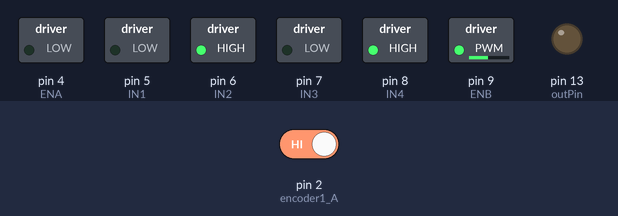
Bench run of a sketch on a simulated Arduino Uno, built with avr-gcc and run on an emulated ATmega328P. Shown: switched loads named in the sketch (green lamp = pin HIGH), output pins drawn as LEDs (lit = HIGH). Inputs (shaded band) come from the test bench; at power-on: pin 2 (encoder1_A) HIGH. What the sketch prints to the serial monitor is not drawn.

Above: at 0.1 s.
Timing chart, 0 to 1.6 s (numbered marks = the images above):
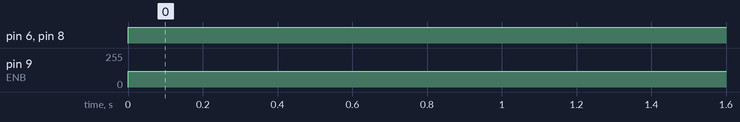

Measured:
- by itself, pin 6 (IN2), pin 8 (IN4): LOW → HIGH at 0.00 s
- by itself, pin 9 (ENB): 0/255 → 120/255 at 0.00 s

The sketch:

20230918.ino
```cpp
#include <MsTimer2.h>

#define wheel_track  0.15  //m 단위로 구할 것
#define RAD2DEG(x) ( x*180.0 / 3.14159 )
#define DEG2RAD(x) ( x*3.14159 / 180.0 )


const byte outPin = 13; // Output pin: digital pin 13(D13)
//const byte interruptPin1 = 2; // Interrupt pin: D2
//const byte interruptPin2 = 3; // Interrupt pin: D2
const byte encoder1_A = 2; // Interrupt pin: D2
const byte encoder1_B = 3; // Interrupt pin: D2
const byte encoder2_A = 18; // Interrupt pin: D2
const byte encoder2_B = 19; // Interrupt pin: D2

const byte resetPin = 5;
volatile byte state = 0;
unsigned long cnt1 = 0; // 추가
unsigned long cnt2 = 0; // 추가
unsigned long cnt1_old = 0; // 추가
unsigned long cnt2_old = 0; // 추가

///모터 회전///
#define ENA 4
#define IN1 5
#define IN2 6
#define IN3 7
#define IN4 8
#define ENB 9

//long cnt1 = 0; // 추가
//long cnt2 = 0; // 추가

const double pulse_to_distance_left = 0.2 / 512;
const double pulse_to_distance_right = 0.2 / 961;


const double odom_left  = 0;
const double odom_right = 0;

double yaw=0.0;
double yaw_degree=0.0;

//모든 좌표계의 표준은 RAD
struct Pose2D
{
  double x;
  double y;
  double theta;
} my_odom;

double heading(double x, double y)
{
  double head = atan2(y, x); // slope Y, Slope X
  return head;
}


void msTimer2_ISR()
{
  char msg[100] = {0x00,};
  double odom_left_delta     = 0.0;
  double odom_right_delta    = 0.0;
  double odom_center_delta   = 0.0;
  long   delta_encoder_left  = 0;
  long   delta_encoder_right = 0;
  double theta_delta         = 0.0;
  double theta_delta_degree  = 0.0;

  delta_encoder_left  = cnt1 - cnt1_old;
  delta_encoder_right = cnt2 - cnt2_old;

  //delta_encoder_left  = 100;
  //delta_encoder_right = -100;

  //sprintf(msg,"encoder delta : [%3d %3d]", delta_encoder_left, delta_encoder_right);
  //Serial.println(msg);
  Serial.print("delta_encoder_left = ");  Serial.print( delta_encoder_left);    Serial.print("    ");
  Serial.print("delta_encoder_right = "); Serial.println( delta_encoder_right); Serial.print("    ");

  odom_left_delta   = delta_encoder_left  * pulse_to_distance_left;
  odom_right_delta  = delta_encoder_right * pulse_to_distance_right;
  odom_center_delta = (odom_left_delta   + odom_right_delta) * 0.5;

  Serial.print("odom_left_delta = ");     Serial.print(odom_left_delta);        Serial.print("    ");
  Serial.print("odom_right_delta = ");    Serial.println(odom_right_delta);     Serial.print("    ");

  theta_delta = heading(wheel_track, (odom_right_delta - odom_left_delta));
  Serial.print("delta theta raidan : ");  Serial.println(theta_delta);
  yaw           += theta_delta;
  theta_delta_degree = RAD2DEG(theta_delta);
  Serial.print("delta theta degree : ");  Serial.println(theta_delta_degree);   Serial.println("");
  yaw_degree    += theta_delta_degree;
  Serial.print("yaw degree :");           Serial.println(yaw_degree);           Serial.println("");

  my_odom.x     +=  odom_center_delta * sin(theta_delta);
  my_odom.y     +=  odom_center_delta * cos(theta_delta);
  my_odom.theta +=  theta_delta;

  Serial.print("odom  : ");
  Serial.print(my_odom.x);Serial.print("   ");
  Serial.print(my_odom.y);Serial.print("   ");
  Serial.println(my_odom.theta);

  /*Serial.print("delta_encoder_left = "); Serial.print( delta_encoder_left); Serial.print("    ");
  Serial.print("delta_encoder_right = "); Serial.println( delta_encoder_right); Serial.print("    ");

  Serial.print("odom_left_delta = "); Serial.print(odom_left_delta); Serial.print("    ");
  Serial.print("odom_right_delta = "); Serial.println(odom_right_delta); Serial.print("    ");

  Serial.print("wheel_track = ");  Serial.println(wheel_track); Serial.print("    ");

  Serial.print("theta_delta = "); Serial.println(theta_delta); Serial.print("    ");

  theta_delta_degree = DEG2RAD(theta_delta);
  Serial.print("theta_delta_degree = "); Serial.println(theta_delta_degree); Serial.print("    ");*/
  cnt1_old = cnt1;
  cnt2_old = cnt2;
}
void setup()
{
  pinMode(outPin, OUTPUT); // Output mode
  //  pinMode(interruptPin1, INPUT_PULLUP); // Input mode, pull-up
  //  pinMode(interruptPin2, INPUT_PULLUP); // Input mode, pull-up
  pinMode(encoder1_A, INPUT_PULLUP);
  pinMode(encoder1_B, INPUT_PULLUP);
  pinMode(encoder2_A, INPUT_PULLUP);
  pinMode(encoder2_B, INPUT_PULLUP);
  pinMode(resetPin, INPUT);
  //  attachInterrupt(digitalPinToInterrupt(interruptPin1), intfunc1, RISING); // Enable interrupt
  //  attachInterrupt(digitalPinToInterrupt(interruptPin2), intfunc2, RISING); // Enable interrupt
  attachInterrupt(digitalPinToInterrupt(encoder1_A), intfunc1, RISING); // Enable interrupt
  attachInterrupt(digitalPinToInterrupt(encoder2_A), intfunc2, RISING); // Enable interrupt

  my_odom.x = 0;  my_odom.y = 0;  my_odom.theta = 0;

  pinMode (ENA, OUTPUT);
  pinMode (IN1, OUTPUT);
  pinMode (IN2, OUTPUT);

  pinMode (IN3, OUTPUT);
  pinMode (IN4, OUTPUT);
  pinMode (ENB, OUTPUT);

  Serial.begin(115200);
  MsTimer2::set(100,msTimer2_ISR);
  MsTimer2::start();
}
void motor_R_control(int motor_speed_R) // 모터 A의 속도(speed)제어
{
  if (motor_speed_R >= 0)
  {
    digitalWrite(IN3, LOW);         //모터의 방향 제어
    digitalWrite(IN4, HIGH);
    if (motor_speed_R >= 255) motor_speed_R = 255;
    analogWrite(ENB, motor_speed_R); //모터의 속도 제어
  }
  else
  {
    digitalWrite(IN3, HIGH);
    digitalWrite(IN4, LOW);
    if (motor_speed_R <= -255) motor_speed_R = -255;
    analogWrite(ENB, -motor_speed_R);
  }
}


void motor_L_control(int motor_speed_L) // 모터 A의 속도(speed)제어
{
  if (motor_speed_L >= 0)
  {
    digitalWrite(IN1, LOW);         //모터의 방향 제어
    digitalWrite(IN2, HIGH);
    if (motor_speed_L >= 255) motor_speed_L = 255;
    analogWrite(ENA, motor_speed_L); //모터의 속도 제어
  }
  else
  {
    digitalWrite(IN1, HIGH);
    digitalWrite(IN2, LOW);
    if (motor_speed_L <= -255) motor_speed_L = -255;
    analogWrite(ENA, -motor_speed_L);
  }
}


/*
  void intfunc1() // Interrupt function
  {
  cnt1++;
  if (state == 0) // If D4 output is low
  {
    digitalWrite(outPin, HIGH);
    state = 1;
  }
  else
  {
    digitalWrite(outPin, LOW);
    state = 0;
  }
  }

  void intfunc2() // Interrupt function
  {
  cnt2++;
  if (state == 0) // If D4 output is low
  {
    digitalWrite(outPin, HIGH);
    state = 1;
  }
  else
  {
    digitalWrite(outPin, LOW);
    state = 0;
  }
  }

*/
void intfunc1()
{
  if (digitalRead(encoder1_A) == digitalRead(encoder1_B))
  {
    cnt1--;
  }
  else
  {
    cnt1++;
  }
}

void intfunc2()
{
  if (digitalRead(encoder2_B) == LOW)
  {
    cnt2--;
  }
  else
  {
    cnt2++;
  }
}

void loop()
{
  const double odom_left = cnt1 * pulse_to_distance_left;
  const double odom_right = cnt2 * pulse_to_distance_right;

  //전진
  motor_R_control(120);
  motor_L_control(120);
  delay(1000);
  //회전
  delay(1000);
  //전진


  /*Serial.print(cnt1); Serial.print("cnt1:   ");
  Serial.println(cnt2);
  Serial.print(odom_left); Serial.print("odom_left:   ");
  Serial.println(odom_right);


 Serial.print("cnt1: ");
  Serial.print(cnt1);
  Serial.print("   cnt2: ");
  Serial.println(cnt2);*/
}
```
